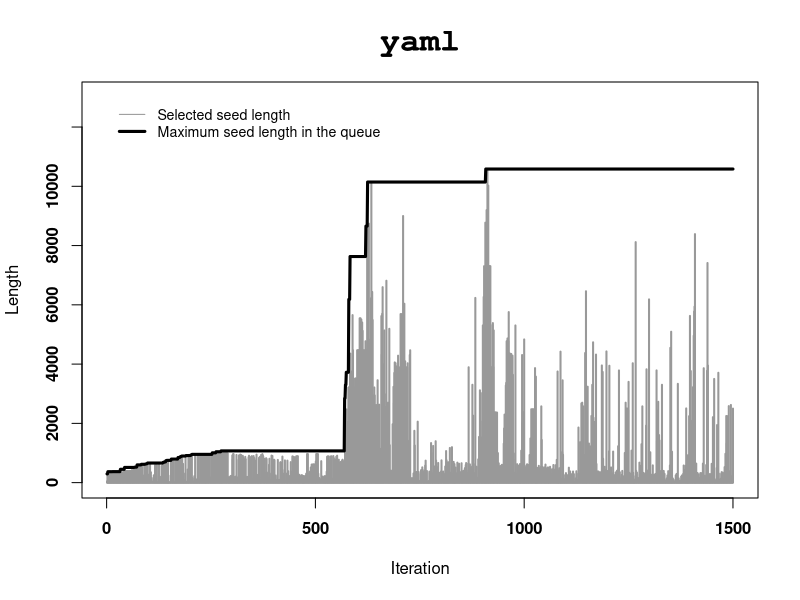

Reproduce this figure in R.

# run it with: R -f length_no_ctrl.r
setwd(sprintf("%s/r-samples/asiajcis19", Sys.getenv("HOME")))

pdf("./plot/length_no_ctrl.pdf", width=5.5, height=5.5, fonts=c("sans", "mono"), onefile=TRUE)

data2<-read.csv("./dat/len_max.csv")
data<-read.csv("./dat/len_choose.csv")
with(data,plot(seed,len,xlim=c(1,1500),xlab="Iteration",ylab="Length",ylim=c(1,13000),type="h",lty=1,lwd=2,col=rgb(0.6,0.6,0.6),font=2))
lines(data2, type = "l",pch=20, col = "black",lty=1,lwd=3)
legend(0,13000, legend=c("Selected seed length","Maximum seed length in the queue"),
       col=c(rgb(0.6,0.6,0.6),"black"), lty=c(1,1), lwd=c(1,3), cex=c(0.85, 0.85),bty="n")
par(family="mono")
title("yaml", outer=FALSE, cex.main=2);
dev.off()
